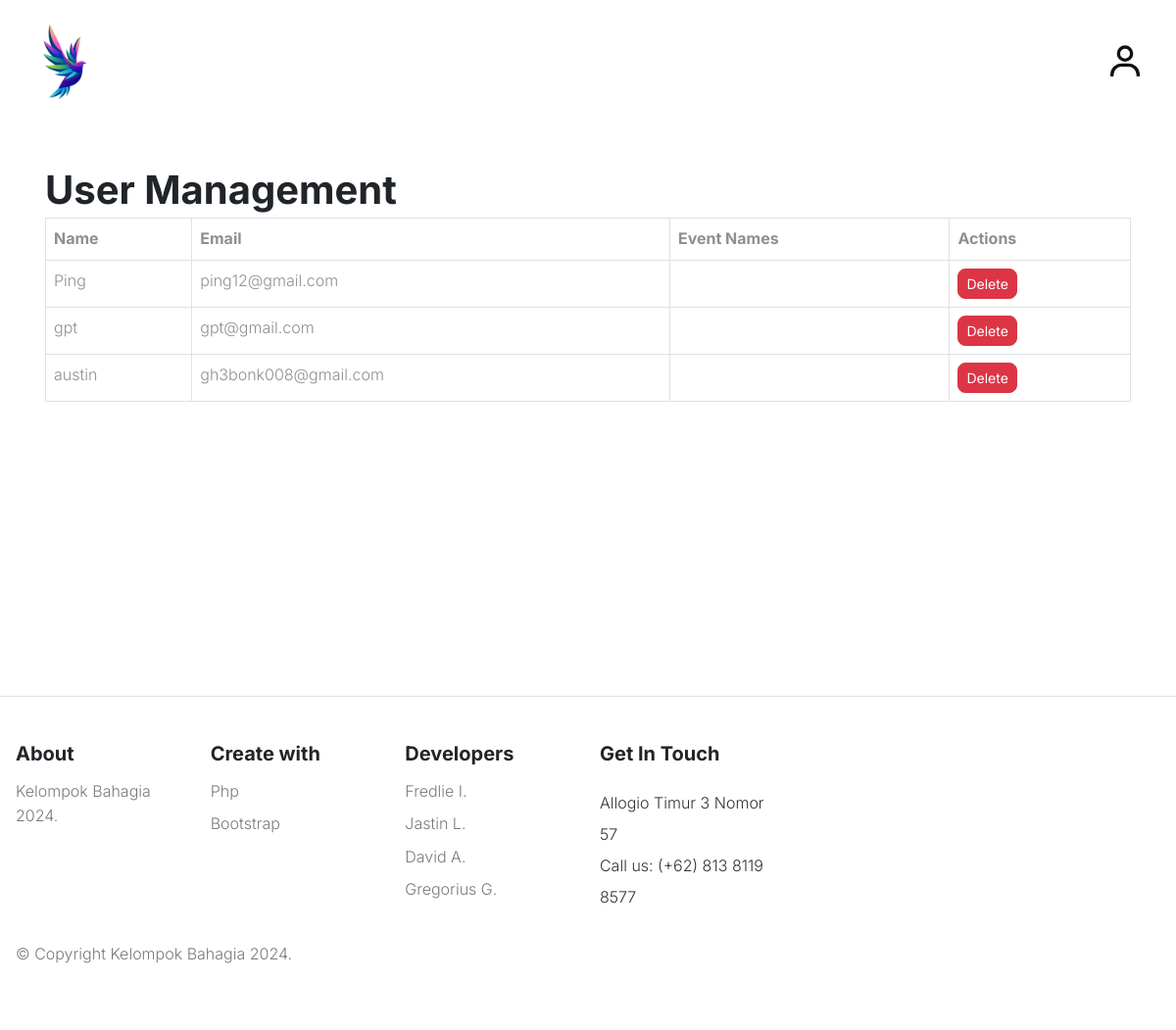
/manage_user.php, run on an earlier commit of the app's database.
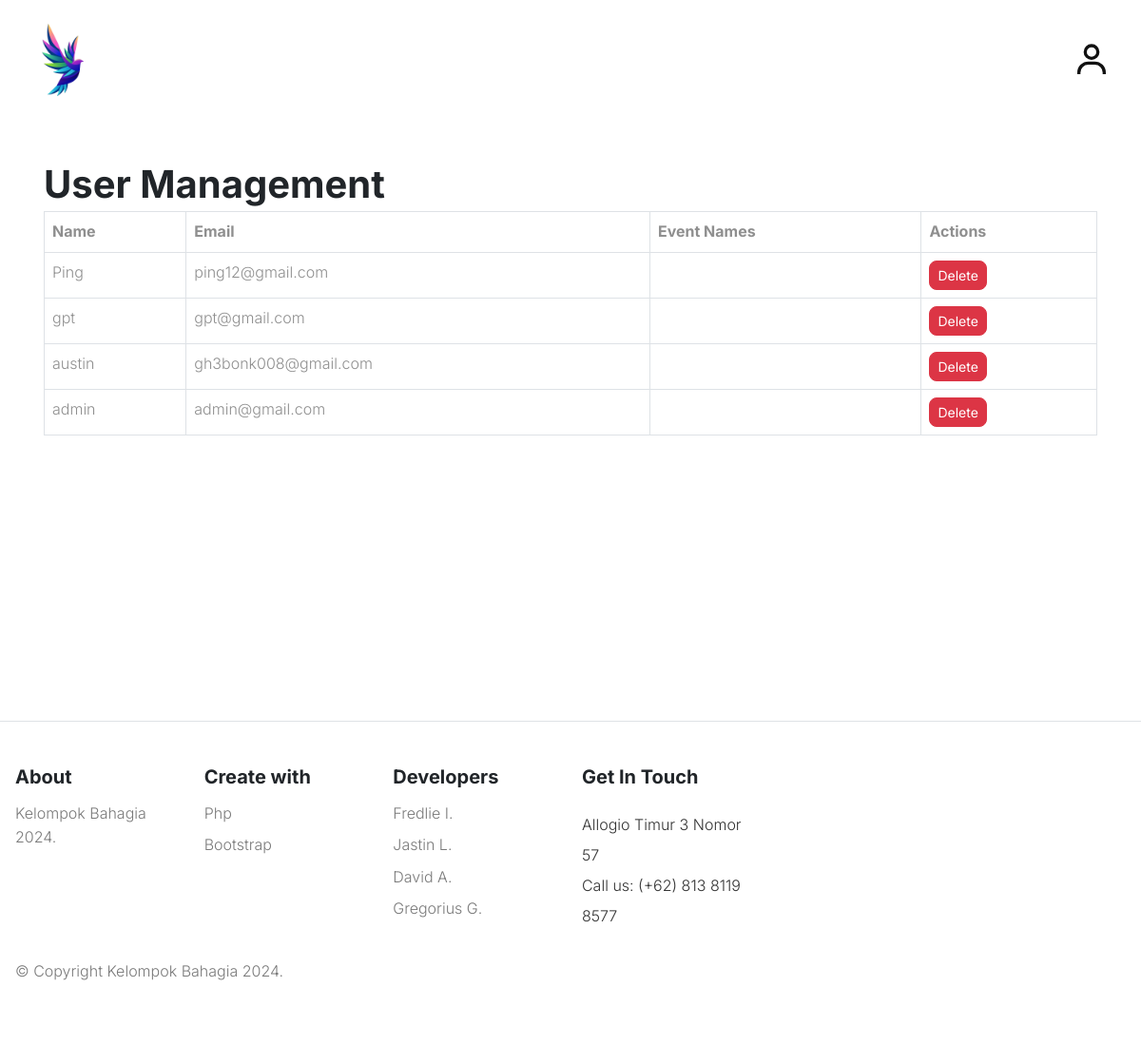
And on a later commit of the database.
### tables this page shows
CREATE TABLE `users` (
  `user_id` varchar(10) NOT NULL,
  `user_nama` varchar(50) DEFAULT NULL,
  `user_email` varchar(50) DEFAULT NULL,
  `user_password` varchar(100) DEFAULT NULL,
  `role` varchar(25) DEFAULT NULL,
  `image` longblob DEFAULT NULL,
  `id_events` int(11) DEFAULT NULL
);

### manage_user.php (the view, shortened to what this page needs)
<?php
include 'manage_process.php';
$query = "SELECT user_nama, user_email, id_events FROM users";
$result = $conn->query($query);
?>
<!DOCTYPE html>
<html lang="en">
<head>
  <link rel="stylesheet" href="css/vendor.css">
  <link rel="stylesheet" type="text/css" href="style.css">
</head>
<body>
    <?php include 'header.php' ?>
    <div class="container mt-5" style="margin-bottom: 300px;">
    <h1>User Management</h1>
    <table class="table table-bordered">
        <thead>
            <tr>
                <th>Name</th>
                <th>Email</th>
                <th>Event Names</th>
                <th>Actions</th>
            </tr>
        </thead>
        <tbody>
            <?php while ($row = $result->fetch_assoc()): ?>
                <tr>
                    <td><?php echo htmlspecialchars($row['user_nama']); ?></td>
                    <td><?php echo htmlspecialchars($row['user_email']); ?></td>
                    <td><?php echo htmlspecialchars($row['id_events']); ?></td>
                    <td>
                        <a class="btn btn-danger btn-sm rounded-3"
                           data-bs-toggle="modal"
                           data-bs-target="#deleteUserModal"
                           data-user-id="<?php echo htmlspecialchars($row['user_email']); ?>">
                           Delete
                        </a>
                    </td>
                </tr>
            <?php endwhile; ?>
        </tbody>
    </table>
</div>
<?php include 'footer.php' ?>
</body>
</html>

What changed in the data, as far as the page shows it:
added users: user_nama "admin", user_email "admin@gmail.com"
